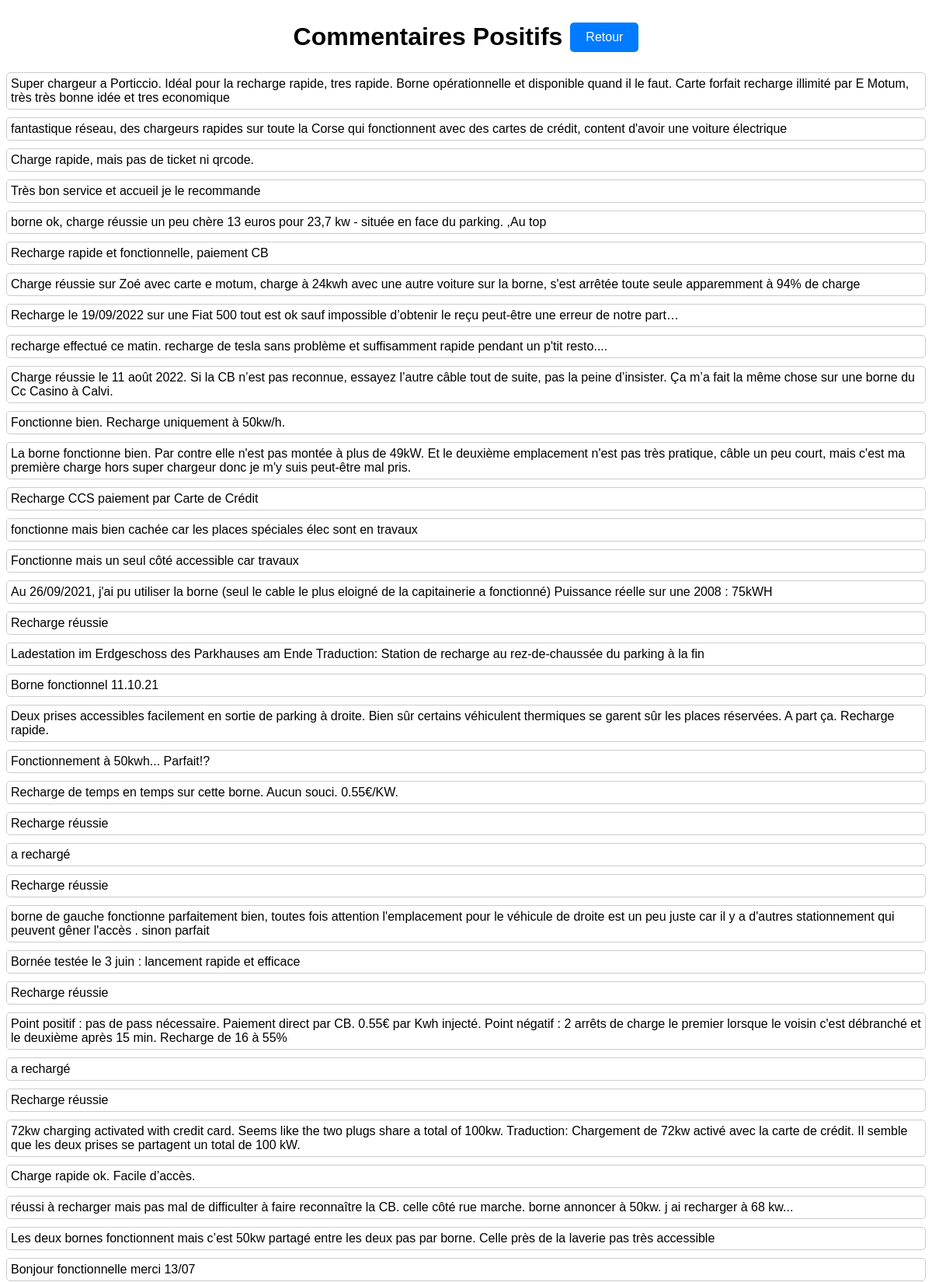
Page /positif/ (upper part) on the committed database.
### comments/models.py (models this page shows, shortened)
class Comment(models.Model):
    label = models.BooleanField(default=False)
    text = models.TextField()
    created_at = models.CharField(max_length=100, default='')
    note = models.IntegerField(blank=True, null=True)
    published_on = models.CharField(max_length=100, default='')

### comments/views.py (the view)
# urls.py: path('positif/', views.avis_positifs, name='positif'),
def avis_positifs(request):
    avis_positifs = Comment.objects.filter(label=True)
    context = {
        'avis_positifs': avis_positifs,
    }
    return render(request, 'comments/avis_positifs.html', context)

### comments/templates/comments/avis_positifs.html (shortened to what this page needs)
{% load static %}
<!DOCTYPE html>
<html lang="fr">
<head>
    <link rel="stylesheet" href="{% static 'css/styles.css' %}">
</head>
<body>
    <div class="title">
        <h1>Commentaires Positifs</h1>
        <a href="{% url 'avis' %}">Retour</a>
    </div>
    <div class="comments">
        {% for avis in avis_positifs %}
            <div class="comment">
                {{ avis.text }}
            </div>
        {% endfor %}
    </div>
</body>
</html>

### static/css/styles.css (style rules this page uses)
body { font-family: 'Arial', sans-serif; }
.comments { width: 100%; margin: 5px auto; overflow: auto; }
.comment { border: 1px solid #ccc; border-radius: 5px; padding: 5px; margin-bottom: 10px; clear: both; }
a { display: inline-block; padding: 10px 20px; background-color: #007bff; color: #fff; text-decoration: none; border-radius: 5px; transition: background-color 0.3s; }
.title { display: flex; flex-direction: row; justify-content: center; align-items: center; }
.title h1 { margin-right: 10px; }

### rows in the picture
Comment: text "Super chargeur a Porticcio. Idéal pour la recharge rapide, tres rapide. Borne opérationnelle et disponible quand il le faut. Carte forfait recharge illimité par E Motum, très très bonne idée et tres economique"
Comment: text "fantastique réseau, des chargeurs rapides sur toute la Corse qui fonctionnent avec des cartes de crédit, content d'avoir une voiture électrique"
Comment: text "Charge rapide, mais pas de ticket ni qrcode."
Comment: text "Très bon service et accueil je le recommande"
Comment: text "borne ok, charge réussie un peu chère 13 euros pour 23,7 kw - située en face du parking. ,Au top"
Comment: text "Recharge rapide et fonctionnelle, paiement CB"
Comment: text "Charge réussie sur Zoé avec carte e motum, charge à 24kwh avec une autre voiture sur la borne, s'est arrêtée toute seule apparemment à 94% de charge"
Comment: text "Recharge le 19/09/2022 sur une Fiat 500 tout est ok sauf impossible d’obtenir le reçu peut-être une erreur de notre part…"
Comment: text "recharge effectué ce matin. recharge de tesla sans problème et suffisamment rapide pendant un p'tit resto...."
Comment: text "Charge réussie le 11 août 2022. Si la CB n’est pas reconnue, essayez l’autre câble tout de suite, pas la peine d’insister. Ça m’a fait la même chose sur une borne du Cc Casino à Calvi."
Comment: text "Fonctionne bien. Recharge uniquement à 50kw/h."
Comment: text "La borne fonctionne bien. Par contre elle n'est pas montée à plus de 49kW. Et le deuxième emplacement n'est pas très pratique, câble un peu court, mais c'est ma première charge hors super chargeur donc je m'y suis peut-être mal pris."
Comment: text "Recharge CCS paiement par Carte de Crédit"
Comment: text "fonctionne mais bien cachée car les places spéciales élec sont en travaux"
Comment: text "Fonctionne mais un seul côté accessible car travaux"
Comment: text "Au 26/09/2021, j'ai pu utiliser la borne (seul le cable le plus eloigné de la capitainerie a fonctionné) Puissance réelle sur une 2008 : 75kWH"
Comment: text "Recharge réussie"
Comment: text "Ladestation im Erdgeschoss des Parkhauses am Ende Traduction: Station de recharge au rez-de-chaussée du parking à la fin"
Comment: text "Borne fonctionnel 11.10.21"
Comment: text "Deux prises accessibles facilement en sortie de parking à droite. Bien sûr certains véhiculent thermiques se garent sûr les places réservées. A part ça. Recharge rapide."
Comment: text "Fonctionnement à 50kwh... Parfait!?"
Comment: text "Recharge de temps en temps sur cette borne. Aucun souci. 0.55€/KW."
Comment: text "Recharge réussie"
Comment: text "a rechargé"
Comment: text "Recharge réussie"
Comment: text "borne de gauche fonctionne parfaitement bien, toutes fois attention l'emplacement pour le véhicule de droite est un peu juste car il y a d'autres stationnement qui peuvent gêner l'accès . sinon parfait"
Comment: text "Bornée testée le 3 juin : lancement rapide et efficace"
Comment: text "Recharge réussie"
Comment: text "Point positif : pas de pass nécessaire. Paiement direct par CB. 0.55€ par Kwh injecté. Point négatif : 2 arrêts de charge le premier lorsque le voisin c'est débranché et le deuxième après 15 min. Recharge de 16 à 55%"
Comment: text "a rechargé"
Comment: text "Recharge réussie"
Comment: text "72kw charging activated with credit card. Seems like the two plugs share a total of 100kw. Traduction: Chargement de 72kw activé avec la carte de crédit. Il semble que les deux prises se partagent un total de 100 kW."
Comment: text "Charge rapide ok. Facile d’accès."
Comment: text "réussi à recharger mais pas mal de difficulter à faire reconnaître la CB. celle côté rue marche. borne annoncer à 50kw. j ai recharger à 68 kw..."
Comment: text "Les deux bornes fonctionnent mais c’est 50kw partagé entre les deux pas par borne. Celle près de la laverie pas très accessible"
Comment: text "Bonjour fonctionnelle merci 13/07"
